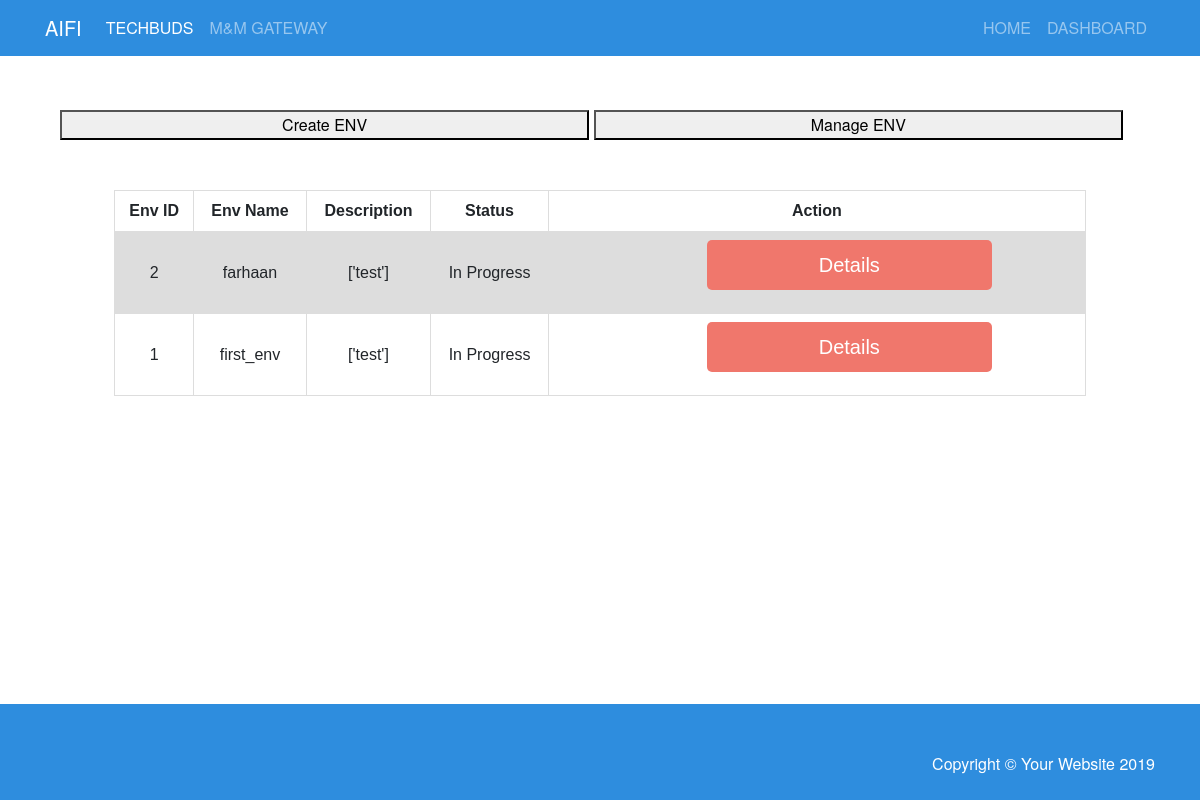
/aws/manageenv, run on an earlier commit of the app's database.
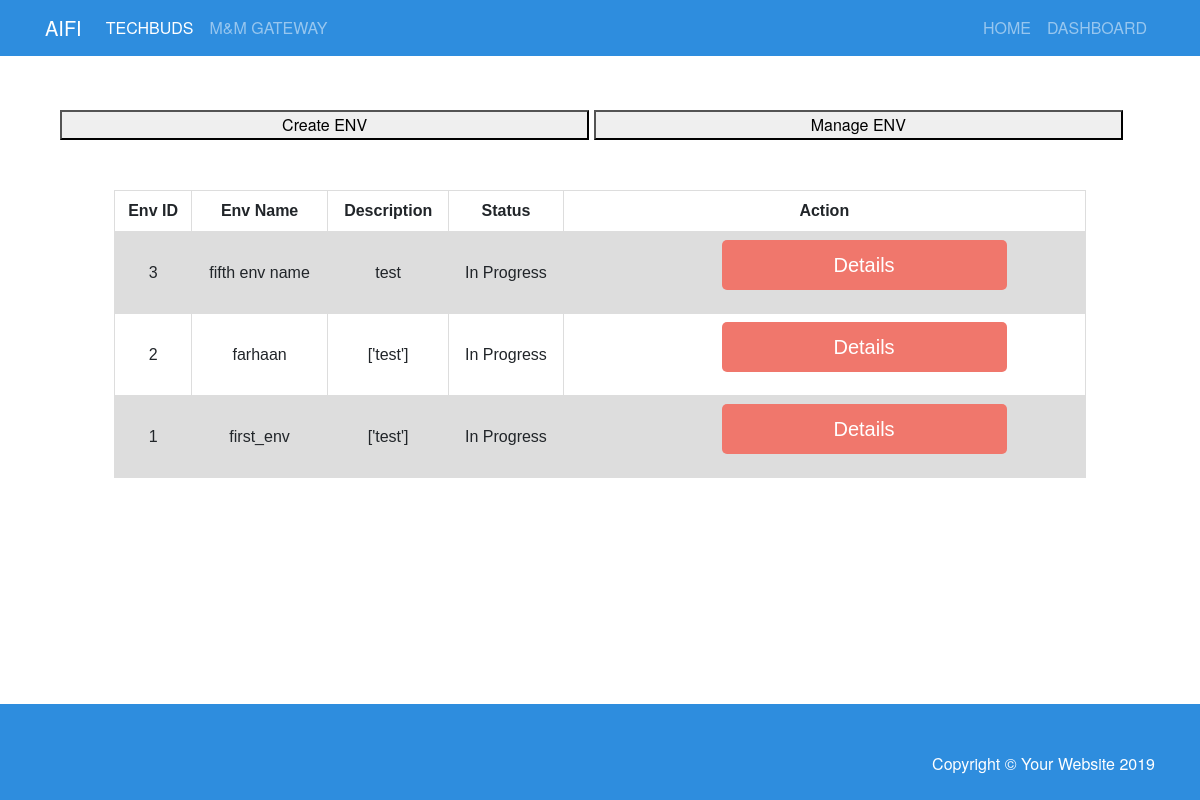
And on a later commit of the database.
### aws/models.py (models this page shows, shortened)
class InfraServiceInfo(db.Model):
    AppsDescription_names = AppsDescription.objects.all()
    ins_choice = StaticData.objects.all()
    ins_choices = StaticData2.objects.all()
    DESC_CHOICES = list()
    for i in ins_choices:
        global INS_CHOICES, INS_TYPE
        INS_CHOICES = i.instance_number
        INS_TYPE = i.instance_type
    stack_choice = []
    for i in ins_choice:
        global STACK_CHOICE
        stack_choice.append(i.stack)
    VIEW_APP_CHOICES = list()
    VIEW_DESC_CHOICES = list()
    VIEW_NO_INS_CHOICES = []
    VIEW_STACK_CHOICES = []
    VIEW_INS_TYPE = []
    for app_names in AppsDescription_names:
        VIEW_APP_CHOICES.append(('{}'.format(app_names.name), '{}'.format(app_names.name)), )
    for app_names in INS_CHOICES:
        VIEW_NO_INS_CHOICES.append(("{}".format(app_names), "{}".format(app_names)))
    for app_names in stack_choice:
        VIEW_STACK_CHOICES.append(("{}".format(app_names), "{}".format(app_names)))
    for app_names in INS_TYPE:
        VIEW_INS_TYPE.append(("{}".format(app_names), "{}".format(app_names)))
    app_name = db.ForeignKey(AppsDescription, on_delete=db.CASCADE)
    env_name = db.CharField(max_length=1000, unique=True)
    stack = db.CharField(choices=VIEW_STACK_CHOICES, max_length=1000)
    description = db.CharField(max_length=1000, blank=True)
    no_of_instance = db.CharField(choices=VIEW_NO_INS_CHOICES, max_length=256)
    instance_type = db.CharField(choices=VIEW_INS_TYPE, max_length=256)
    ssh_location = db.GenericIPAddressField(default='192.168.1.2')
    app_id = db.CharField(max_length=1000, null=True)
    output_json_status = db.CharField(max_length=10000, blank=True, default="In Progress")

### aws/views.py (the view)
# urls.py: path('manageenv', views.manageenv, name="manageenv"),
def manageenv(request):
    if request.method == "POST":
        env_obj = InfraServiceInfo.objects.order_by("-id")
        env_id = request.POST.get("envid")
        obj = InfraServiceInfo.objects.get(id=env_id)
        ai = obj.app_id
        en = obj.env_name
        path = '/home/ec2-user/{ai}/{ei}/{en}/'.format(ai=ai,ei=env_id,en=en)
        file_ec2 = 'ec2.tfvars.json'
        f1 = json.loads(open(path+file_ec2, "r").read())
        file_ec2 = 'rds.tfvars.json'
        f2 = json.loads(open(path + file_ec2, "r").read())
        file_ec2 = 'cicd.tfvars.json'
        f3 = json.loads(open(path + file_ec2, "r").read())
        Ec2.objects.all().delete()
        Ec2.objects.create(**f1)
        Rds.objects.all().delete()
        Rds.objects.create(**f2)
        Cicd.objects.all().delete()
        Cicd.objects.create(**f3)
        ec2 = Ec2.objects.all()
        rds = Rds.objects.all()
        cicd = Cicd.objects.all()
        status_result = None
        try:
            status_result = json.loads(open(path+"failure_apply.json", "r").read())['status']
        except:
            status_result = json.loads(open(path+"success_apply.json", "r").read())['status']
        if status_result == 'success':
            InfraServiceInfo.objects.filter(id=env_id).update(output_json_status=status_result)
            file_output_json = 'output.json'
            f3 = json.loads(open(path + file_output_json, "r").read())
            cicd_artifact = f3['CICD_Artifact Bucket']['value']
            cicd_repo_http = f3['CICD_Repo HTTP URL']['value']
            cicd_repo_ssh = f3['CICD_Repo SSH URL']['value']
            ec2_elb_dns = f3['EC2_ELB Public Dns']['value']
            ec2_public_dns = f3['EC2_Server Public DNS']['value']
            rds_database = f3['RDS_Database Name']['value']
            rds_endpoint = f3['RDS_Endpoint']['value']
            rds_username = f3['RDS_User Name']['value']
            ec2_obj = Ec2.objects.all()
            for i in ec2_obj:
                id1 = i.id
            Ec2.objects.filter(id=id1).update(ec2_public_dns=ec2_public_dns,
                                              ec2_dns=ec2_elb_dns)
            rds_obj = Rds.objects.all()
            for i in rds_obj:
                id2 = i.id
            Rds.objects.filter(id=id2).update(rds_database=rds_database,
                                              rds_endpoint=rds_endpoint,
                                              rds_json_username=rds_username)
            cicd_obj = Cicd.objects.all()
            for i in cicd_obj:
                id3 = i.id
            Cicd.objects.filter(id=id3).update(cicd_artifact=cicd_artifact,
                                               cicd_repo_http=cicd_repo_http,
                                               cicd_repo_ssh=cicd_repo_ssh)
        if status_result == 'failed':
            InfraServiceInfo.objects.filter(id=env_id).update(output_json_status=status_result)
            cicd_artifact = ''
            cicd_repo_http = ''
            cicd_repo_ssh = ''
            ec2_elb_dns = ''
            ec2_public_dns = ''
            rds_database = ''
            rds_endpoint = ''
            rds_username = ''
            ec2_obj = Ec2.objects.all()
            for i in ec2_obj:
                id1 = i.id
            Ec2.objects.filter(id=id1).update(ec2_public_dns=ec2_public_dns,
                                              ec2_dns=ec2_elb_dns)
            rds_obj = Rds.objects.all()
            for i in rds_obj:
                id2 = i.id
            Rds.objects.filter(id=id2).update(rds_database=rds_database,
                                              rds_endpoint=rds_endpoint,
                                              rds_json_username=rds_username)
            cicd_obj = Cicd.objects.all()
            for i in cicd_obj:
                id3 = i.id
            Cicd.objects.filter(id=id3).update(cicd_artifact=cicd_artifact,
                                               cicd_repo_http=cicd_repo_http,
                                               cicd_repo_ssh=cicd_repo_ssh)
        return render(request, "manageenv.html", {"ec2":ec2, "rds":rds, "cicd":cicd, "env":env_obj})
    else:
        env_obj = InfraServiceInfo.objects.order_by("-id")
    return render(request, "manageenv.html", {"env": env_obj})

### templates/manageenv.html (shortened to what this page needs)
{% extends "base.html" %}
{% block content %}
<p>&nbsp;</p>
<a href="{% url 'aws:createenv' %}"><button class="button2">Create ENV</button></a>
<a href="{% url 'aws:manageenv' %}"><button class="button2">Manage ENV</button></a>
<div class="server_table">
  <table>
    <tr>
      <th style="text-align:center">Env ID</th>
      <th style="text-align:center">Env Name</th>
      <th style="text-align:center">Description</th>
      <th style="text-align:center">Status</th>
      <th style="text-align:center">Action</th>
    </tr>
    {% for app in env %}
    <tr>
      <td style="text-align:center">{{ app.id }}</td>
      <td style="text-align:center">{{ app.env_name }}</td>
      <td style="text-align:center">{{ app.description }}</td>
      <td style="text-align:center">{{ app.output_json_status }}</td>
      <td style="text-align:center">
        <form  method="POST" >
        <input type="submit" value="Details">
        </form>
      </td>
      </tr>
    {% endfor %}
  </table>
<p>&nbsp;</p>
<p>&nbsp;</p>
</div>
{% endblock %}

What changed in the data, as far as the page shows it:
added InfraServiceInfo: id "3", env_name "fifth env name", description "test", output_json_status "In Progress"
